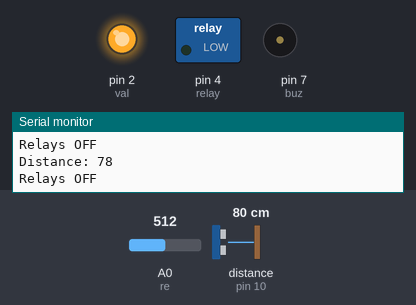
Simulated run of this sketch. Board: Arduino Uno, built with avr-gcc and run on an emulated ATmega328P. On the bench: switched loads named in the sketch (green lamp = pin HIGH), output pins drawn as LEDs (lit = HIGH), buzzer (waves = sounding, pin HIGH), the last lines printed to the serial monitor. Wiring (inferred from the names in the program): ultrasonic range finder: trigger pin 9; echo pin 10. The inputs (shaded band) are chosen by the test bench; at power-on: distance to the obstacle (sensor on pin 10) 80 cm, A0 (re) = 512. The echo pulse lasts 58.3 µs per cm; pins used as bus, display or sensor lines are not drawn.

Above: at 2.8 s.
2.9 s: distance to the obstacle (sensor on pin 10) set to 28 cm
5.6 s: distance to the obstacle (sensor on pin 10) set to 25 cm
At 6.6 s:
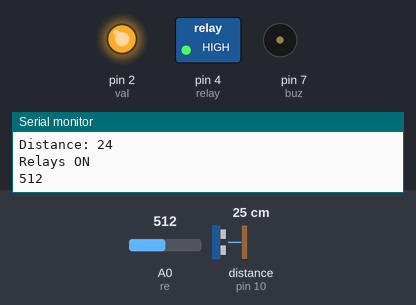
8.3 s: distance to the obstacle (sensor on pin 10) set to 37 cm
11.2 s: distance to the obstacle (sensor on pin 10) set to 44 cm
At 12.7 s:
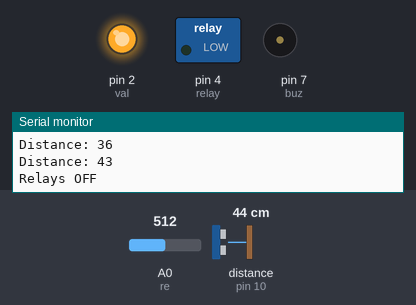
13.9 s: distance to the obstacle (sensor on pin 10) set to 2 cm
At 15.5 s:
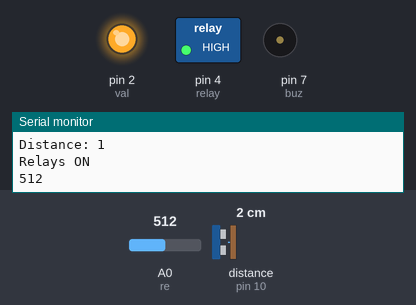
Timing chart, 0 to 17.0 s (numbered marks = the images above; inputs shaded):
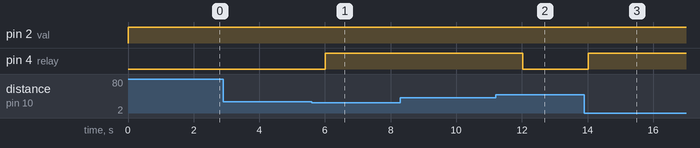

Measured:
- the behaviour switches between 27 and 26 cm on distance to the obstacle (sensor on pin 10) (found by bisection; images 0 and 1)
- the behaviour switches between 40 and 41 cm on distance to the obstacle (sensor on pin 10) (found by bisection; images 1 and 2)
- after the input at 5.6 s, pin 4 (relay): LOW → HIGH after 0.42 s
- after the input at 11.2 s, pin 4 (relay): HIGH → LOW after 0.82 s
- after the input at 13.9 s, pin 4 (relay): LOW → HIGH after 0.13 s

The sketch:

WaterLevelControl.ino
```cpp
const int relay = 4;//Relay Module
const int trigPin = 9;
const int echoPin = 10;
const int buz = 7;//Buzzer
const int re = A0;//To give analog signals.
const int val = 2;//To find presents of water in pipe by reading value from A0.

long duration;
int distance;
int count=0;
int read;

void setup() {
  pinMode(trigPin, OUTPUT);
  pinMode(echoPin, INPUT);
  pinMode(relay, OUTPUT);
  pinMode(buz, OUTPUT);
  pinMode(re, INPUT);
  pinMode(val, OUTPUT);
  Serial.begin(9600);
}

void loop() {
  if(count==30){
    read = analogRead(re);
    if(read<800){
    digitalWrite(relay, LOW);
  Serial.println("Relays OFF");
  for(count = 0; count < 30 ; count++)
  {
  digitalWrite(buz, HIGH);
  delay(1000);
  }}
  count=0;
  digitalWrite(buz, LOW);
  }else{
  digitalWrite(trigPin, LOW);
  delayMicroseconds(2);
  digitalWrite(trigPin, HIGH);
  delayMicroseconds(10);
  digitalWrite(trigPin, LOW);
  digitalWrite(buz, LOW);
  digitalWrite(val, HIGH);


  duration = pulseIn(echoPin, HIGH);
  distance = duration * 0.034 / 2;
  Serial.print("Distance: ");
  Serial.println(distance);
  if(distance<=25){//Distance when motor need to ON.
  digitalWrite(relay, HIGH);
  Serial.println("Relays ON");
  count++;
  read = analogRead(re);
    Serial.println(read);
  }
  else if(distance>=40){//Distance when motor need to OFF.
  digitalWrite(relay, LOW);
  Serial.println("Relays OFF");
  count=0;
  }
  delay(2000);}
}
```
